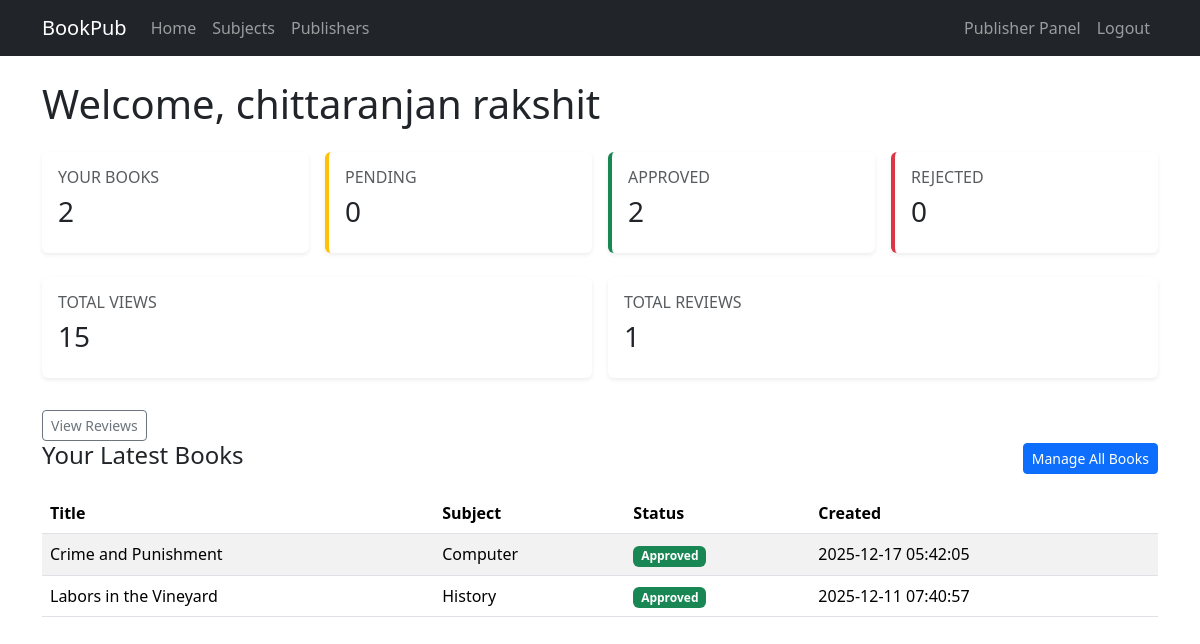
Screenshot of /book_publication/publisher/index.php (signed in) with the database file from the repository.
### tables this page shows
CREATE TABLE `books` (
  `id` int(11) NOT NULL,
  `title` varchar(200) NOT NULL,
  `isbn` varchar(20) DEFAULT NULL,
  `author` varchar(100) NOT NULL,
  `subject_id` int(11) DEFAULT NULL,
  `description` text DEFAULT NULL,
  `cover_image` varchar(255) DEFAULT NULL,
  `pdf_file` varchar(255) DEFAULT NULL,
  `publisher_id` int(11) NOT NULL,
  `status` enum('pending','approved','rejected') DEFAULT 'pending',
  `views` int(11) DEFAULT 0,
  `created_at` timestamp NOT NULL DEFAULT current_timestamp()
);

CREATE TABLE `subjects` (
  `id` int(11) NOT NULL,
  `name` varchar(100) NOT NULL,
  `description` text DEFAULT NULL,
  `created_at` timestamp NOT NULL DEFAULT current_timestamp()
);

### book_publication/publisher/index.php (the view, shortened to what this page needs)
<?php
require __DIR__ . '/../config/db.php';
require __DIR__ . '/../includes/header.php';
$publisherId = $_SESSION['user_id'];
$stats = [
    'total_books'   => 0,
    'pending_books' => 0,
    'approved'      => 0,
    'rejected'      => 0,
    'total_views'   => 0,
    'total_reviews' => 0,
];
$sql = "SELECT
    COUNT(*) AS total_books,
    SUM(status='pending')  AS pending_books,
    SUM(status='approved') AS approved,
    SUM(status='rejected') AS rejected,
    COALESCE(SUM(views),0) AS total_views
  FROM books
  WHERE publisher_id = ?";
$stmt = mysqli_prepare($conn, $sql);
mysqli_stmt_bind_param($stmt, 'i', $publisherId);
mysqli_stmt_execute($stmt);
$result = mysqli_stmt_get_result($stmt);
if ($row = mysqli_fetch_assoc($result)) {
    $stats = array_merge($stats, $row);
}
$sql = "SELECT COUNT(r.id) AS total_reviews
        FROM reviews r
        JOIN books b ON r.book_id = b.id
        WHERE b.publisher_id = ?";
$stmt = mysqli_prepare($conn, $sql);
mysqli_stmt_bind_param($stmt, 'i', $publisherId);
mysqli_stmt_execute($stmt);
$result = mysqli_stmt_get_result($stmt);
if ($row = mysqli_fetch_assoc($result)) {
    $stats['total_reviews'] = $row['total_reviews'];
}
$sql = "SELECT b.id, b.title, b.status, s.name AS subject_name, b.created_at
        FROM books b
        LEFT JOIN subjects s ON b.subject_id = s.id
        WHERE b.publisher_id = ?
        ORDER BY b.created_at DESC
        LIMIT 5";
$stmt = mysqli_prepare($conn, $sql);
mysqli_stmt_bind_param($stmt, 'i', $publisherId);
mysqli_stmt_execute($stmt);
$latestBooks = mysqli_stmt_get_result($stmt);
?>
<h1 class="mb-4">Welcome, <?php echo htmlspecialchars($_SESSION['name']); ?></h1>
<div class="row g-3 mb-4">
    <div class="col-md-3">
        <div class="card shadow-sm border-0">
            <div class="card-body">
                <h6 class="text-muted text-uppercase">Your Books</h6>
                <h3><?php echo $stats['total_books']; ?></h3>
            </div>
        </div>
    </div>
    <div class="col-md-3">
        <div class="card shadow-sm border-0 border-start border-warning border-4">
            <div class="card-body">
                <h6 class="text-muted text-uppercase">Pending</h6>
                <h3><?php echo $stats['pending_books']; ?></h3>
            </div>
        </div>
    </div>
    <div class="col-md-3">
        <div class="card shadow-sm border-0 border-start border-success border-4">
            <div class="card-body">
                <h6 class="text-muted text-uppercase">Approved</h6>
                <h3><?php echo $stats['approved']; ?></h3>
            </div>
        </div>
    </div>
    <div class="col-md-3">
        <div class="card shadow-sm border-0 border-start border-danger border-4">
            <div class="card-body">
                <h6 class="text-muted text-uppercase">Rejected</h6>
                <h3><?php echo $stats['rejected']; ?></h3>
            </div>
        </div>
    </div>
</div>
<div class="row g-3 mb-4">
    <div class="col-md-6">
        <div class="card shadow-sm border-0">
            <div class="card-body">
                <h6 class="text-muted text-uppercase">Total Views</h6>
                <h3><?php echo $stats['total_views']; ?></h3>
            </div>
        </div>
    </div>
    <div class="col-md-6">
        <div class="card shadow-sm border-0">
            <div class="card-body">
                <h6 class="text-muted text-uppercase">Total Reviews</h6>
                <h3><?php echo $stats['total_reviews']; ?></h3>
            </div>
        </div>
    </div>
</div>
<a href="reviews.php" class="btn btn-outline-secondary btn-sm mt-2">View Reviews</a>
<div class="d-flex justify-content-between align-items-center mb-3">
    <h4>Your Latest Books</h4>
    <a href="books.php" class="btn btn-primary btn-sm">Manage All Books</a>
</div>
<table class="table table-striped table-hover">
    <thead>
        <tr>
            <th>Title</th>
            <th>Subject</th>
            <th>Status</th>
            <th>Created</th>
        </tr>
    </thead>
    <tbody>
    <?php if (mysqli_num_rows($latestBooks) === 0): ?>
        <tr><td colspan="4">No books yet. <a href="book_add.php">Add your first book</a>.</td></tr>
    <?php else: ?>
        <?php while ($b = mysqli_fetch_assoc($latestBooks)): ?>
            <tr>
                <td><?php echo htmlspecialchars($b['title']); ?></td>
                <td><?php echo htmlspecialchars($b['subject_name'] ?? 'N/A'); ?></td>
                <td><span class="badge bg-<?php
                    echo $b['status'] === 'approved' ? 'success' : ($b['status'] === 'pending' ? 'warning' : 'danger');
                ?>">
                    <?php echo htmlspecialchars(ucfirst($b['status'])); ?>
                </span></td>
                <td><?php echo htmlspecialchars($b['created_at']); ?></td>
            </tr>
        <?php endwhile; ?>
    <?php endif; ?>
    </tbody>
</table>
<?php
require __DIR__ . '/../includes/footer.php';
?>

### rows the page displays
books: title "Crime and Punishment", subject.name "Computer", status "Approved", created_at "2025-12-17 05:42:05"
books: title "Labors in the Vineyard", subject.name "History", status "Approved", created_at "2025-12-11 07:40:57"

### other values shown
$_SESSION['name'] "chittaranjan rakshit"
$stats['total_books'] "2"
$stats['pending_books'] "0"
$stats['approved'] "2"
$stats['rejected'] "0"
$stats['total_views'] "15"
$stats['total_reviews'] "1"
